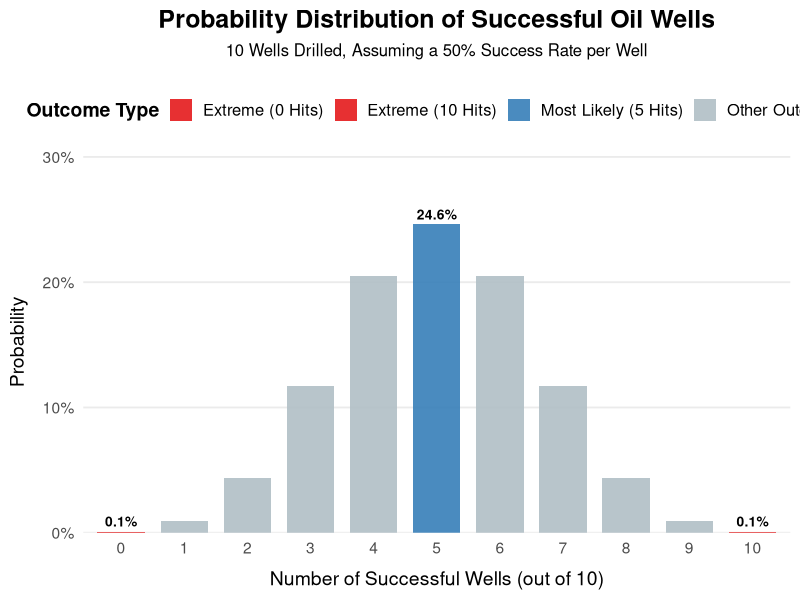

Write R code to recreate this figure.
# Load the libraries
library(ggplot2)
library(dplyr)
library(scales)

# 1. Define parameters for the binomial distribution
num_trials <- 10      # Number of wells drilled
prob_success <- 0.5   # Company's claimed success rate (50%)

# 2. Create a data frame with the number of successes and their probabilities
data_binomial <- data.frame(successes = 0:num_trials) %>%
  mutate(probability = dbinom(successes, size = num_trials, prob = prob_success))

# 3. Enhance the data frame for highlighting and labeling specific bars
data_binomial <- data_binomial %>%
  mutate(
    highlight_group = case_when(
      successes == 0 ~ "Extreme (0 Hits)",
      successes == 10 ~ "Extreme (10 Hits)",
      successes == 5 ~ "Most Likely (5 Hits)",
      TRUE ~ "Other Outcomes"
    ),
    value_label = case_when(
      successes %in% c(0, 5, 10) ~ paste0(round(probability * 100, 1), "%"),
      TRUE ~ ""
    )
  )

# 4. Define a color palette for the bars
color_palette <- c(
  "Extreme (0 Hits)" = "#E41A1C",
  "Extreme (10 Hits)" = "#E41A1C",
  "Most Likely (5 Hits)" = "#377EB8",
  "Other Outcomes" = "#B0BEC5"
)

# 5. Create the ggplot visualization
binomial_plot <- ggplot(data_binomial, aes(x = factor(successes), y = probability, fill = highlight_group)) +
  geom_col(width = 0.75, alpha = 0.9) +
  geom_text(aes(label = value_label),
            vjust = -0.5,
            size = 3.5,
            fontface = "bold",
            color = "black") +
  scale_fill_manual(values = color_palette,
                    name = "Outcome Type",
                    guide = guide_legend(nrow = 1)) +  # MODIFIED: Added guide argument
  scale_y_continuous(labels = scales::percent_format(accuracy = 1),
                     limits = c(0, max(data_binomial$probability) * 1.18),
                     expand = expansion(mult = c(0, .05))) +
  labs(
    title = "Probability Distribution of Successful Oil Wells",
    subtitle = paste0(num_trials, " Wells Drilled, Assuming a ", prob_success * 100, "% Success Rate per Well"),
    x = "Number of Successful Wells (out of 10)",
    y = "Probability"
  ) +
  theme_minimal(base_size = 14) +
  theme(
    plot.title = element_text(hjust = 0.5, face = "bold", size = 18),
    plot.subtitle = element_text(hjust = 0.5, size = 12, margin = margin(b = 20)),
    axis.title.x = element_text(margin = margin(t = 10)),
    axis.title.y = element_text(margin = margin(r = 10)),
    panel.grid.major.x = element_blank(),
    panel.grid.minor.y = element_blank(),
    legend.position = "top",
    legend.title = element_text(face="bold"),
    legend.justification = "center",        # ADDED: Ensure the legend block is centered
    legend.text = element_text(size = rel(0.85)), # ADDED: Reduce legend text size (e.g., 85% of base)
    legend.spacing.x = unit(0.2, "cm"),     # ADDED: Adjust horizontal spacing between legend items
    # legend.key.size = unit(0.8, "lines")  # Optional: uncomment and adjust to change key size
  )

# 6. Save the plot to a file in the current working directory
# The filename will be "binomial_oil_wells_plot.png"
# You can change the filename, width, height, and dpi as needed.
ggsave("binomial_oil_wells_plot.png", plot = binomial_plot, width = 10, height = 7, dpi = 300)

# Optional: If you want to explicitly print the plot to the console as well (though Rscript usually doesn't show plots)
# print(binomial_plot)
